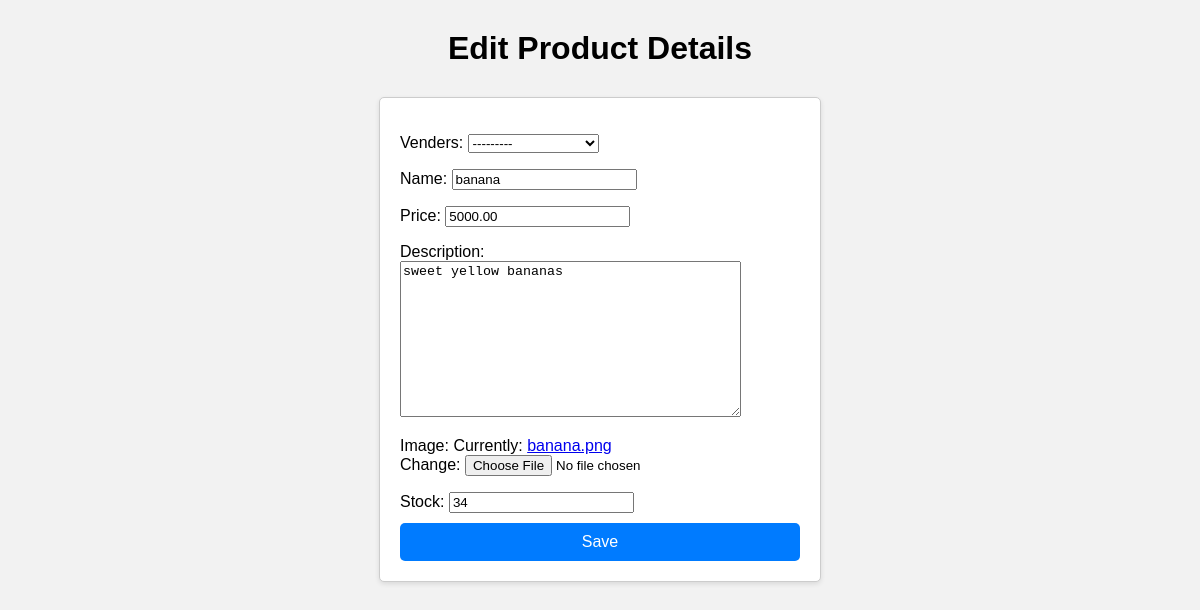
The app's page /inventory/product/edit/1/, older data.
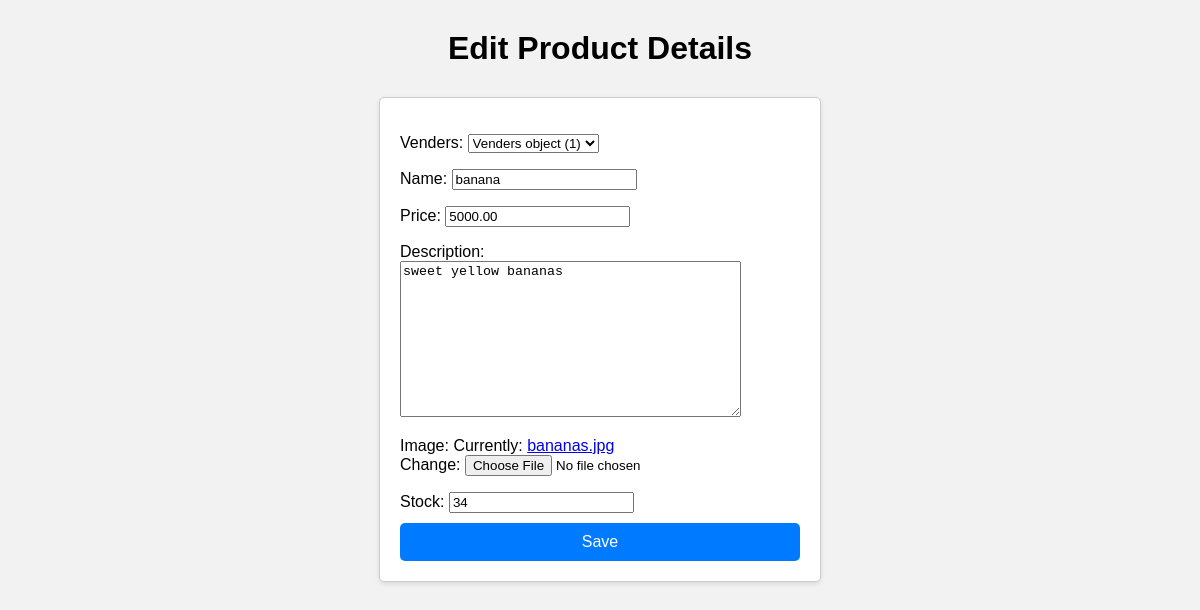
The same page, newer data.
### inventory/models.py (models this page shows)
class Product(models.Model):
    Venders=models.ForeignKey(Venders,null=True,on_delete=models.CASCADE)
    name=models.CharField(max_length=32)
    price=models.DecimalField(max_digits=8,decimal_places=2)
    description=models.TextField()
    image=models.ImageField()
    date_created=models.DateTimeField(auto_now_add=True)
    date_updated=models.DateTimeField(auto_now=True)
    stock=models.PositiveIntegerField()

### inventory/views.py (the view)
# urls.py: path("product/edit/<int:id>/", product_update_view, name="product_update_view"),
def product_update_view(request, id):
    product = Product.objects.get(id=id)
    if request.method == 'POST':
        form = ProductUploadForm(request.POST, instance=product)
        if form.is_valid():
            form.save()
            return redirect("product_detail", id=product.id)
    else:
        form = ProductUploadForm(instance=product)
    return render(request, "inventory/edit_product.html", {'form': form})

### inventory/forms.py
class ProductUploadForm(forms.ModelForm):
    class Meta:
        model = Product
        fields = '__all__'

### templates/inventory/edit_product.html (shortened to what this page needs)
<!DOCTYPE html>
<html lang="en">
<head>
</head>
<body>
    <h1>Edit Product Details</h1>
    <form method="POST" class="upload-form">
       {{form.as_p}}
       <button type="submit">Save</button>
    </form>
</body>
</html>

Row changes from the older to the newer data that the page shows:
changed Product "banana": Venders "---------" → "Venders object (1)"
Text that changed along with them:
text no longer shown: "Venders: Name: Price: Description: Image: Currently: banana.png Change: Stock:"
text now shown: "Venders: Name: Price: Description: Image: Currently: bananas.jpg Change: Stock:"
